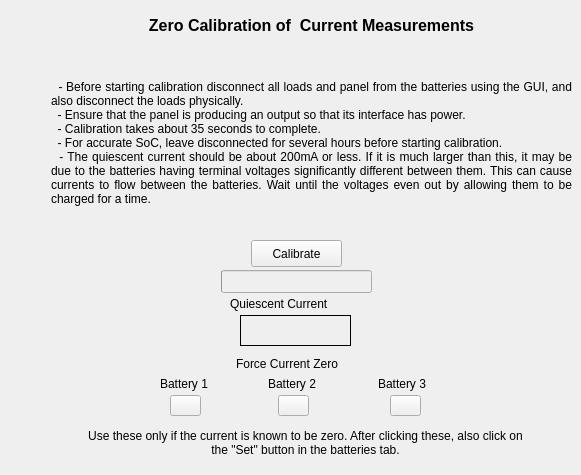
   <widget class="QWidget" name="calibrationTab">
    <property name="toolTip">
     <string>Calibrate zero of current measurements</string>
    </property>
    <attribute name="title">
     <string>Calibration</string>
    </attribute>
    <widget class="QPushButton" name="calibrateButton">
     <property name="geometry">
      <rect>
       <x>251</x>
       <y>240</y>
       <width>91</width>
       <height>27</height>
      </rect>
     </property>
     <property name="text">
      <string>Calibrate</string>
     </property>
    </widget>
    <widget class="QLabel" name="socLabel">
     <property name="geometry">
      <rect>
       <x>51</x>
       <y>45</y>
       <width>521</width>
       <height>196</height>
      </rect>
     </property>
     <property name="text">
      <string>  - Before starting calibration disconnect all loads and panel from the batteries using the GUI, and also disconnect the loads physically.
  - Ensure that the panel is producing an output so that its interface has power.
  - Calibration takes about 35 seconds to complete.
  - For accurate SoC, leave disconnected for several hours before starting calibration.
  - The quiescent current should be about 200mA or less. If it is much larger than this, it may be due to the batteries having terminal voltages significantly different between them. This can cause currents to flow between the batteries. Wait until the voltages even out by allowing them to be charged for a time.</string>
     </property>
     <property name="alignment">
      <set>Qt::AlignJustify|Qt::AlignVCenter</set>
     </property>
     <property name="wordWrap">
      <bool>true</bool>
     </property>
    </widget>
    <widget class="QLabel" name="calibrationLabel">
     <property name="geometry">
      <rect>
       <x>96</x>
       <y>5</y>
       <width>431</width>
       <height>41</height>
      </rect>
     </property>
     <property name="font">
      <font>
       <pointsize>12</pointsize>
       <weight>75</weight>
       <bold>true</bold>
      </font>
     </property>
     <property name="text">
      <string>Zero Calibration of  Current Measurements</string>
     </property>
     <property name="alignment">
      <set>Qt::AlignCenter</set>
     </property>
     <property name="wordWrap">
      <bool>true</bool>
     </property>
    </widget>
    <widget class="QLabel" name="qcLabel">
     <property name="geometry">
      <rect>
       <x>230</x>
       <y>295</y>
       <width>131</width>
       <height>17</height>
      </rect>
     </property>
     <property name="text">
      <string>Quiescent Current</string>
     </property>
    </widget>
    <widget class="QLabel" name="quiescentCurrent">
     <property name="geometry">
      <rect>
       <x>240</x>
       <y>315</y>
       <width>111</width>
       <height>31</height>
      </rect>
     </property>
     <property name="font">
      <font>
       <pointsize>17</pointsize>
      </font>
     </property>
     <property name="frameShape">
      <enum>QFrame::Box</enum>
     </property>
     <property name="text">
      <string/>
     </property>
    </widget>
    <widget class="QProgressBar" name="calibrateProgressBar">
     <property name="enabled">
      <bool>false</bool>
     </property>
     <property name="geometry">
      <rect>
       <x>221</x>
       <y>270</y>
       <width>151</width>
       <height>23</height>
      </rect>
     </property>
     <property name="maximum">
      <number>7</number>
     </property>
     <property name="value">
      <number>-1</number>
     </property>
    </widget>
    <widget class="QPushButton" name="forceZeroCurrent1">
     <property name="geometry">
      <rect>
       <x>170</x>
       <y>395</y>
       <width>31</width>
       <height>21</height>
      </rect>
     </property>
     <property name="toolTip">
      <string>Reset Battery 1 Missing Status to Good.</string>
     </property>
     <property name="text">
      <string/>
     </property>
    </widget>
    <widget class="QPushButton" name="forceZeroCurrent3">
     <property name="geometry">
      <rect>
       <x>390</x>
       <y>395</y>
       <width>31</width>
       <height>21</height>
      </rect>
     </property>
     <property name="toolTip">
      <string>Reset Battery 3 Missing Status to Good.</string>
     </property>
     <property name="text">
      <string/>
     </property>
    </widget>
    <widget class="QPushButton" name="forceZeroCurrent2">
     <property name="geometry">
      <rect>
       <x>278</x>
       <y>395</y>
       <width>31</width>
       <height>21</height>
      </rect>
     </property>
     <property name="toolTip">
      <string>Reset Battery 2 Missing Status to Good.</string>
     </property>
     <property name="text">
      <string/>
     </property>
    </widget>
    <widget class="QLabel" name="fcLabel">
     <property name="geometry">
      <rect>
       <x>236</x>
       <y>355</y>
       <width>131</width>
       <height>17</height>
      </rect>
     </property>
     <property name="text">
      <string>Force Current Zero</string>
     </property>
    </widget>
    <widget class="QLabel" name="fcBatt1Label">
     <property name="geometry">
      <rect>
       <x>160</x>
       <y>375</y>
       <width>69</width>
       <height>17</height>
      </rect>
     </property>
     <property name="text">
      <string>Battery 1</string>
     </property>
    </widget>
    <widget class="QLabel" name="fcBatt2Label">
     <property name="geometry">
      <rect>
       <x>268</x>
       <y>375</y>
       <width>69</width>
       <height>17</height>
      </rect>
     </property>
     <property name="text">
      <string>Battery 2</string>
     </property>
    </widget>
    <widget class="QLabel" name="fcBatt3Label">
     <property name="geometry">
      <rect>
       <x>378</x>
       <y>375</y>
       <width>69</width>
       <height>17</height>
      </rect>
     </property>
     <property name="text">
      <string>Battery 3</string>
     </property>
    </widget>
    <widget class="QLabel" name="fcDescrLabel">
     <property name="geometry">
      <rect>
       <x>85</x>
       <y>420</y>
       <width>441</width>
       <height>46</height>
      </rect>
     </property>
     <property name="toolTip">
      <string>About 200mA of quiescent current is carried, but not necessarily allocated to one battery.</string>
     </property>
     <property name="text">
      <string>Use these only if the current is known to be zero. After clicking these, also click on the &quot;Set&quot; button in the batteries tab.</string>
     </property>
     <property name="alignment">
      <set>Qt::AlignCenter</set>
     </property>
     <property name="wordWrap">
      <bool>true</bool>
     </property>
    </widget>
   </widget>
